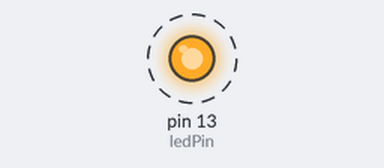
A sketch run on a simulated Arduino Uno, built with avr-gcc and run on an emulated ATmega328P. Shown: output pins drawn as LEDs (lit = HIGH). Dashed ring = blinking.

Above: at 0.2 s.
Timing chart, 0 to 3.0 s (numbered marks = the images above):
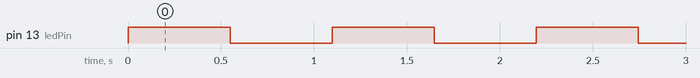

The sketch:

TimerInterrupt_ex2.ino
```cpp
//Timer Interrupt: interrupt generated after a predetermined amount of time
// useful when reading something periodically or outputing some periodically
// Interrupt timer frequency: clock/ (Prescaler * (Compare Match Register + 1))
// Compare Match Register Value: [Clock/ (Prescaler * Desired Frequency)] - 1

//Flash LED using Timer1

// Define the LED pin
#define ledPin 13

// Define timer compare match register value
int timer1_compare_match;

ISR(TIMER1_COMPA_vect){
  // Interrupt Service Routine for compare mode

  // Preload timer with compare match value (reset)
  TCNT1 = timer1_compare_match;

  // Write opposite value to LED
  digitalWrite(ledPin, digitalRead(ledPin) ^ 1);  // writing the inverse of the current state of the LED (another way of doing it)

}

void setup() {
  // Set LED as output
  pinMode(ledPin, OUTPUT);

  // Disable all interrupts
  noInterrupts();

  // Initialize Timer1
  TCCR1A = 0;
  TCCR1B = 0;

  // Set timer1_compare_match to the correct compare match register value
  // 256 prescaler & 31246 compare match = 2Hz
  timer1_compare_match = 31249;

  // Preload timer with compare match value
  TCNT1 = timer1_compare_match;

  // Set prescaler to 256
  TCCR1B |= (1 << CS12);

  // Enable timer interrupt for compare mode
  TIMSK1 |= (1 << OCIE1A);

  // Enable all interrupts
  interrupts();
}

void loop() {
  // put your main code here, to run repeatedly:

}
```

Measured:
- by itself, pin 13 (ledPin): alternates HIGH for 0.55 s and LOW for 0.55 s
